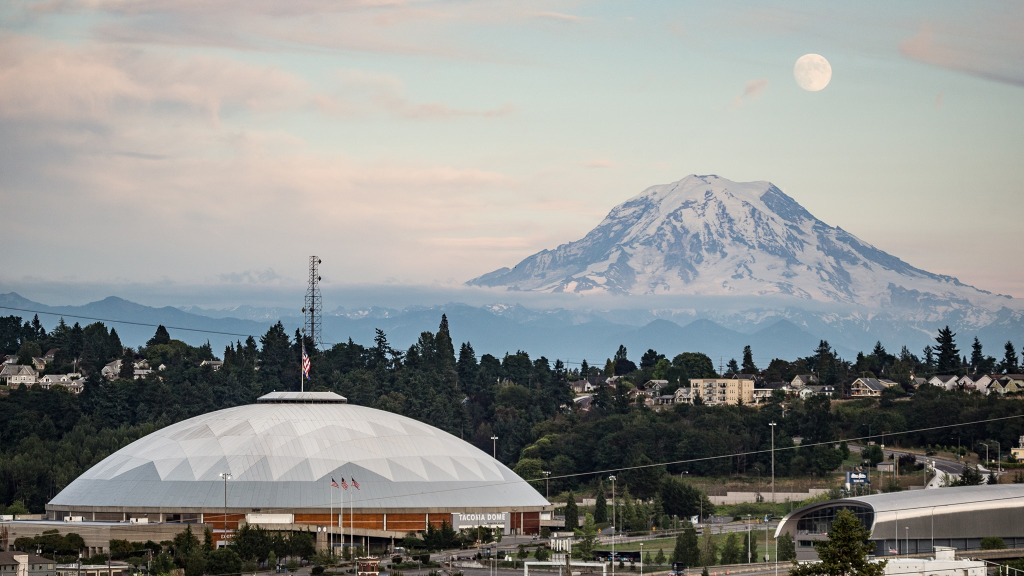
#> input picture Tacoma.jpeg, 2048 x 1152 px (shown at 1/2 size)
$ python ascii_art.py
#> lines starting #> are read from the running program, lines starting #| are printed output that depends on the picture
### colortrans.py
#! /usr/bin/env python

""" Convert values between RGB hex codes and xterm-256 color codes.

Nice long listing of all 256 colors and their codes. Useful for
developing console color themes, or even script output schemes.

Resources:
* http://en.wikipedia.org/wiki/8-bit_color
* http://en.wikipedia.org/wiki/ANSI_escape_code
* /usr/share/X11/rgb.txt

I'm not sure where this script was inspired from. I think I must have
written it from scratch, though it's been several years now.
"""

__author__    = 'Micah Elliott http://MicahElliott.com'
__version__   = '0.1'
__copyright__ = 'Copyright (C) 2011 Micah Elliott.  All rights reserved.'
__license__   = 'WTFPL http://sam.zoy.org/wtfpl/'

#---------------------------------------------------------------------

import sys, re

CLUT = [  # color look-up table
#    8-bit, RGB hex

    # Primary 3-bit (8 colors). Unique representation!
    ('00',  '000000'),
    ('01',  '800000'),
    ('02',  '008000'),
    ('03',  '808000'),
    ('04',  '000080'),
    ('05',  '800080'),
    ('06',  '008080'),
    ('07',  'c0c0c0'),

    # Equivalent "bright" versions of original 8 colors.
    ('08',  '808080'),
    ('09',  'ff0000'),
    ('10',  '00ff00'),
    ('11',  'ffff00'),
    ('12',  '0000ff'),
    ('13',  'ff00ff'),
    ('14',  '00ffff'),
    ('15',  'ffffff'),

    # Strictly ascending.
    ('16',  '000000'),
    ('17',  '00005f'),
    ('18',  '000087'),
    ('19',  '0000af'),
    ('20',  '0000d7'),
    ('21',  '0000ff'),
    ('22',  '005f00'),
    ('23',  '005f5f'),
    ('24',  '005f87'),
    ('25',  '005faf'),
    ('26',  '005fd7'),
    ('27',  '005fff'),
    ('28',  '008700'),
    ('29',  '00875f'),
    ('30',  '008787'),
    ('31',  '0087af'),
    ('32',  '0087d7'),
    ('33',  '0087ff'),
    ('34',  '00af00'),
    ('35',  '00af5f'),
    ('36',  '00af87'),
    ('37',  '00afaf'),
    ('38',  '00afd7'),
    ('39',  '00afff'),
    ('40',  '00d700'),
    ('41',  '00d75f'),
    ('42',  '00d787'),
    ('43',  '00d7af'),
    ('44',  '00d7d7'),
    ('45',  '00d7ff'),
    ('46',  '00ff00'),
    ('47',  '00ff5f'),
    ('48',  '00ff87'),
    ('49',  '00ffaf'),
    ('50',  '00ffd7'),
    ('51',  '00ffff'),
    ('52',  '5f0000'),
    ('53',  '5f005f'),
    ('54',  '5f0087'),
    ('55',  '5f00af'),
    ('56',  '5f00d7'),
    ('57',  '5f00ff'),
    ('58',  '5f5f00'),
    ('59',  '5f5f5f'),
    ('60',  '5f5f87'),
    ('61',  '5f5faf'),
    ('62',  '5f5fd7'),
    ('63',  '5f5fff'),
    ('64',  '5f8700'),
    ('65',  '5f875f'),
    ('66',  '5f8787'),
    ('67',  '5f87af'),
    ('68',  '5f87d7'),
    ('69',  '5f87ff'),
    ('70',  '5faf00'),
    ('71',  '5faf5f'),
    ('72',  '5faf87'),
    ('73',  '5fafaf'),
    ('74',  '5fafd7'),
    ('75',  '5fafff'),
    ('76',  '5fd700'),
    ('77',  '5fd75f'),
    ('78',  '5fd787'),
    ('79',  '5fd7af'),
    ('80',  '5fd7d7'),
    ('81',  '5fd7ff'),
    ('82',  '5fff00'),
    ('83',  '5fff5f'),
    ('84',  '5fff87'),
    ('85',  '5fffaf'),
    ('86',  '5fffd7'),
    ('87',  '5fffff'),
    ('88',  '870000'),
    ('89',  '87005f'),
    ('90',  '870087'),
    ('91',  '8700af'),
    ('92',  '8700d7'),
    ('93',  '8700ff'),
    ('94',  '875f00'),
    ('95',  '875f5f'),
    ('96',  '875f87'),
    ('97',  '875faf'),
    ('98',  '875fd7'),
    ('99',  '875fff'),
    ('100', '878700'),
    ('101', '87875f'),
    ('102', '878787'),
    ('103', '8787af'),
    ('104', '8787d7'),
    ('105', '8787ff'),
    ('106', '87af00'),
    ('107', '87af5f'),
    ('108', '87af87'),
    ('109', '87afaf'),
    ('110', '87afd7'),
    ('111', '87afff'),
    ('112', '87d700'),
    ('113', '87d75f'),
    ('114', '87d787'),
    ('115', '87d7af'),
    ('116', '87d7d7'),
    ('117', '87d7ff'),
    ('118', '87ff00'),
    ('119', '87ff5f'),
    ('120', '87ff87'),
    ('121', '87ffaf'),
    ('122', '87ffd7'),
    ('123', '87ffff'),
    ('124', 'af0000'),
    ('125', 'af005f'),
    ('126', 'af0087'),
    ('127', 'af00af'),
    ('128', 'af00d7'),
    ('129', 'af00ff'),
    ('130', 'af5f00'),
    ('131', 'af5f5f'),
    ('132', 'af5f87'),
    ('133', 'af5faf'),
    ('134', 'af5fd7'),
    ('135', 'af5fff'),
    ('136', 'af8700'),
    ('137', 'af875f'),
    ('138', 'af8787'),
    ('139', 'af87af'),
    ('140', 'af87d7'),
    ('141', 'af87ff'),
    ('142', 'afaf00'),
    ('143', 'afaf5f'),
    ('144', 'afaf87'),
    ('145', 'afafaf'),
    ('146', 'afafd7'),
    ('147', 'afafff'),
    ('148', 'afd700'),
    ('149', 'afd75f'),
    ('150', 'afd787'),
    ('151', 'afd7af'),
    ('152', 'afd7d7'),
    ('153', 'afd7ff'),
    ('154', 'afff00'),
    ('155', 'afff5f'),
    ('156', 'afff87'),
    ('157', 'afffaf'),
    ('158', 'afffd7'),
    ('159', 'afffff'),
    ('160', 'd70000'),
    ('161', 'd7005f'),
    ('162', 'd70087'),
    ('163', 'd700af'),
    ('164', 'd700d7'),
    ('165', 'd700ff'),
    ('166', 'd75f00'),
    ('167', 'd75f5f'),
    ('168', 'd75f87'),
    ('169', 'd75faf'),
    ('170', 'd75fd7'),
    ('171', 'd75fff'),
    ('172', 'd78700'),
    ('173', 'd7875f'),
    ('174', 'd78787'),
    ('175', 'd787af'),
    ('176', 'd787d7'),
    ('177', 'd787ff'),
    ('178', 'd7af00'),
    ('179', 'd7af5f'),
    ('180', 'd7af87'),
    ('181', 'd7afaf'),
    ('182', 'd7afd7'),
    ('183', 'd7afff'),
    ('184', 'd7d700'),
    ('185', 'd7d75f'),
    ('186', 'd7d787'),
    ('187', 'd7d7af'),
    ('188', 'd7d7d7'),
    ('189', 'd7d7ff'),
    ('190', 'd7ff00'),
    ('191', 'd7ff5f'),
    ('192', 'd7ff87'),
    ('193', 'd7ffaf'),
    ('194', 'd7ffd7'),
    ('195', 'd7ffff'),
    ('196', 'ff0000'),
    ('197', 'ff005f'),
    ('198', 'ff0087'),
    ('199', 'ff00af'),
    ('200', 'ff00d7'),
    ('201', 'ff00ff'),
    ('202', 'ff5f00'),
    ('203', 'ff5f5f'),
    ('204', 'ff5f87'),
    ('205', 'ff5faf'),
    ('206', 'ff5fd7'),
    ('207', 'ff5fff'),
    ('208', 'ff8700'),
    ('209', 'ff875f'),
    ('210', 'ff8787'),
    ('211', 'ff87af'),
    ('212', 'ff87d7'),
    ('213', 'ff87ff'),
    ('214', 'ffaf00'),
    ('215', 'ffaf5f'),
    ('216', 'ffaf87'),
    ('217', 'ffafaf'),
    ('218', 'ffafd7'),
    ('219', 'ffafff'),
    ('220', 'ffd700'),
    ('221', 'ffd75f'),
    ('222', 'ffd787'),
    ('223', 'ffd7af'),
    ('224', 'ffd7d7'),
    ('225', 'ffd7ff'),
    ('226', 'ffff00'),
    ('227', 'ffff5f'),
    ('228', 'ffff87'),
    ('229', 'ffffaf'),
    ('230', 'ffffd7'),
    ('231', 'ffffff'),

    # Gray-scale range.
    ('232', '080808'),
    ('233', '121212'),
    ('234', '1c1c1c'),
    ('235', '262626'),
    ('236', '303030'),
    ('237', '3a3a3a'),
    ('238', '444444'),
    ('239', '4e4e4e'),
    ('240', '585858'),
    ('241', '626262'),
    ('242', '6c6c6c'),
    ('243', '767676'),
    ('244', '808080'),
    ('245', '8a8a8a'),
    ('246', '949494'),
    ('247', '9e9e9e'),
    ('248', 'a8a8a8'),
    ('249', 'b2b2b2'),
    ('250', 'bcbcbc'),
    ('251', 'c6c6c6'),
    ('252', 'd0d0d0'),
    ('253', 'dadada'),
    ('254', 'e4e4e4'),
    ('255', 'eeeeee'),
]

def _str2hex(hexstr):
    return int(hexstr, 16)

def _strip_hash(rgb):
    # Strip leading `#` if exists.
    if rgb.startswith('#'):
        rgb = rgb.lstrip('#')
    return rgb

def _create_dicts():
    short2rgb_dict = dict(CLUT)
    rgb2short_dict = {}
    for k, v in short2rgb_dict.items():
        rgb2short_dict[v] = k
    return rgb2short_dict, short2rgb_dict

def short2rgb(short):
    return SHORT2RGB_DICT[short]

# [10 lines left out: function print_all, not called in this run]

def rgb2short(rgb):
    """ Find the closest xterm-256 approximation to the given RGB value.
    @param rgb: Hex code representing an RGB value, eg, 'abcdef'
    @returns: String between 0 and 255, compatible with xterm.
    >>> rgb2short('123456')
    ('23', '005f5f')
    >>> rgb2short('ffffff')
    ('231', 'ffffff')
    >>> rgb2short('0DADD6') # vimeo logo
    ('38', '00afd7')
    """
    rgb = _strip_hash(rgb)
    incs = (0x00, 0x5f, 0x87, 0xaf, 0xd7, 0xff)
    # Break 6-char RGB code into 3 integer vals.
    parts = [ int(h, 16) for h in re.split(r'(..)(..)(..)', rgb)[1:4] ]
    res = []
    for part in parts:
        i = 0
        while i < len(incs)-1:
            s, b = incs[i], incs[i+1]  # smaller, bigger
            if s <= part <= b:
                s1 = abs(s - part)
                b1 = abs(b - part)
                if s1 < b1: closest = s
                else: closest = b
                res.append(closest)
                break
            i += 1
    #print '***', res
    res = ''.join([ ('%02.x' % i) for i in res ])
    equiv = RGB2SHORT_DICT[ res ]
    #print '***', res, equiv
    return equiv, res

RGB2SHORT_DICT, SHORT2RGB_DICT = _create_dicts()

# [17 lines of commented-out code are left out]

### ascii_art.py
# Program to convert an image to a colored ASCII representation.
# © 2024, Hayden Feeney
# Photo credit: Grit City Magazine

# Potential improvements to be made: find brightest, darkest pixels
# in the image, then use those as interpolation bounds

from PIL import Image
from colortrans import rgb2short

chars = 'Ñ@#W$9876543210?!abc;:+=-,._ '

def px_to_char(px):
  r, g, b = px
  avg = (r + g + b) / 3.0
  scale = len(chars) / 255
  res = len(chars) - round(scale * avg)
  if (res == len(chars)):
    res = res - 1
  return chars[res]

def px_to_ansi_col(px):
  res, _ = rgb2short('#%02x%02x%02x' % px)
  return '\u001b[38;5;' + res + 'm'

def px_to_ascii(px):
  return px_to_ansi_col(px) + px_to_char(px)

def img_to_ascii(img):
  res = ''
  pixels = img.load()

  for i in range(img.size[1]):
    for j in range(img.size[0]):
      px = pixels[j,i]
      res += px_to_ascii(px)
    res += '\n'

  return res


img = Image.open('Tacoma.jpeg')
#> img is the input picture: PIL image 2048x1152 RGB; mean R, G, B 143.3, 145, 142.5

w = img.size[0]
#> w = 2048
h = img.size[1]
#> h = 1152

scale = 0.2

# supposedly, the ratio of width to height in fonts is 0.5
img = img.resize((int(w * scale), int(h * scale * 0.5)))
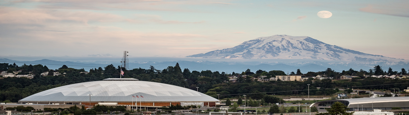
#> img: PIL image 409x115 RGB; mean R, G, B 143.3, 145, 142.5

print(img_to_ascii(img))
#> (printed output is left out)
